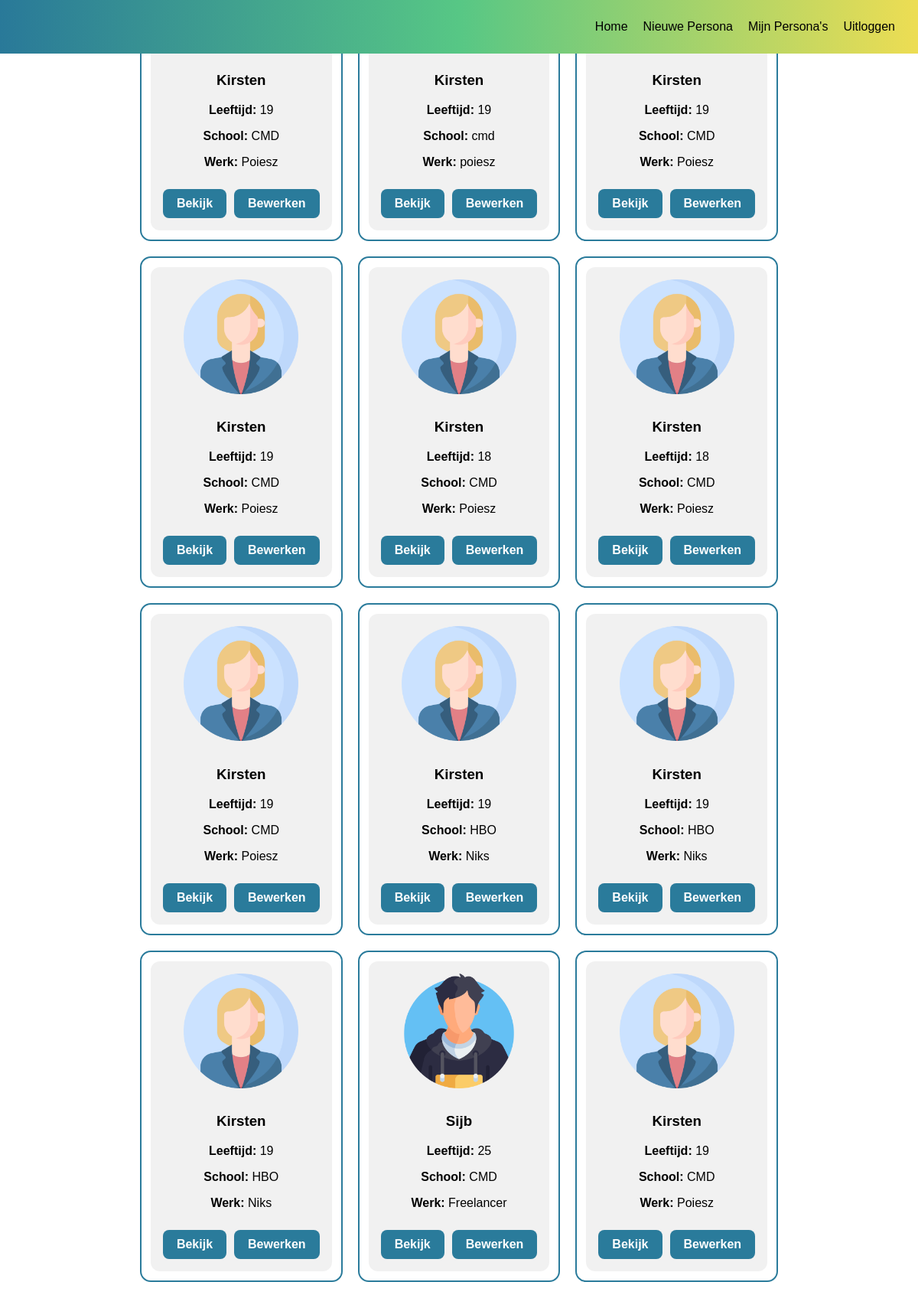
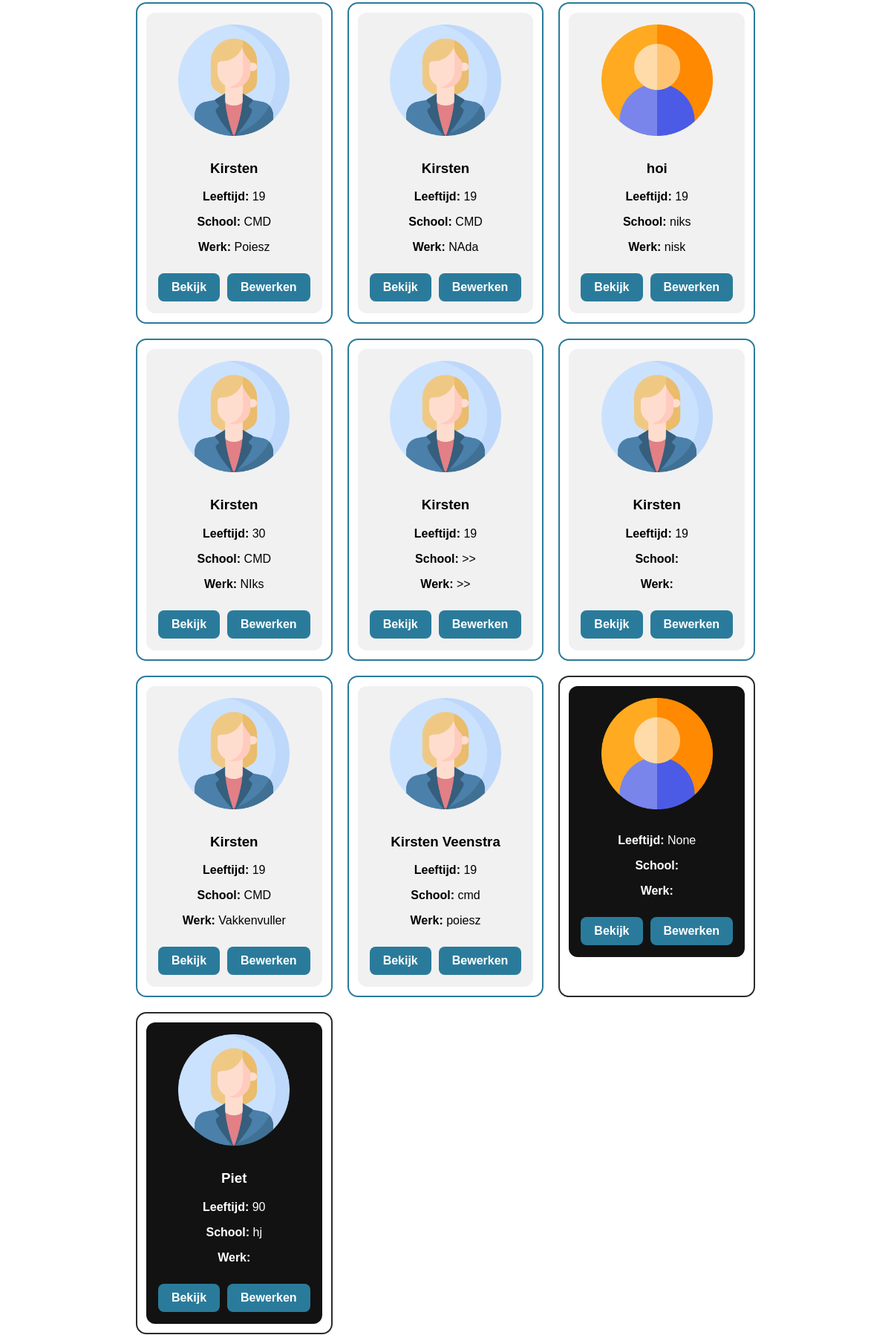
Screenshot of /personas (signed in, upper part) with the database file from the repository (2 pictures, top to bottom).
### models.py (models this page shows, shortened)
class Persona(db.Model):
    id = db.Column(db.Integer, primary_key=True)
    naam = db.Column(db.String(100))
    geslacht = db.Column(db.String(20))
    leeftijd = db.Column(db.Integer)
    school = db.Column(db.Text)
    werk = db.Column(db.Text)
    doelen = db.Column(db.Text)
    frustraties = db.Column(db.Text)
    extravert = db.Column(db.Integer)
    creatief = db.Column(db.Integer)
    intuitief = db.Column(db.Integer)
    stress = db.Column(db.Integer)
    user_id = db.Column(db.Integer, db.ForeignKey('user.id'))
    stijl = db.Column(db.String(20), default="default")

### app.py (the view)
@app.route('/personas')
def personas():
    if 'user_id' not in session:
        return redirect('/login')
    personas = Persona.query.filter_by(user_id=session['user_id']).all()
    return render_template('personas.html', personas=personas)

### templates/personas.html (shortened to what this page needs)
{% extends "base.html" %}
{% block extra_css %}
<link rel="stylesheet" href="{{ url_for('static', filename='result.css') }}">
{% endblock %}
{% block content %}
{% if personas %}
<div class="persona-overzicht">
    {% for p in personas %}
    <div class="persona-kaart {{ p.stijl or 'default' }}">
        <div class="persona-kaart-inner">
            <div class="afbeelding">
                <img src="{{ url_for('static', filename=(
                    'man.png' if (p.geslacht or '').lower() == 'man' else
                    'vrouw.png' if (p.geslacht or '').lower() == 'vrouw' else
                    'user.png'
                )) }}" alt="Persona">
            </div>
            <h3>{{ p.naam }}</h3>
            <p><strong>Leeftijd:</strong> {{ p.leeftijd }}</p>
            <p><strong>School:</strong> {{ p.school }}</p>
            <p><strong>Werk:</strong> {{ p.werk }}</p>
            <div class="actie-knoppen">
                <a href="{{ url_for('view_persona', persona_id=p.id) }}" class="button">
                    Bekijk
                </a>
                <a href="{{ url_for('edit_persona', persona_id=p.id) }}" class="button">
                    Bewerken
                </a>
            </div>
        </div>
    </div>
    {% endfor %}
</div>
{% else %}
<p>Er zijn nog geen persona’s opgeslagen.</p>
{% endif %}
{% endblock %}

### templates/base.html (shortened to what this page needs)
<!DOCTYPE html>
<html lang="nl">
<head>
    <link rel="stylesheet" href="{{ url_for('static', filename='style.css') }}">
    {% block extra_css %}{% endblock %}
</head>
<body class="{% block body_class %}default{% endblock %}">
    <nav>
        <ul>
            <li><a href="{{ url_for('index') }}">Home</a></li>
            {% if 'user_id' in session %}
            <li><a href="{{ url_for('stap1') }}">Nieuwe Persona</a></li>
            <li><a href="{{ url_for('personas') }}">Mijn Persona's</a></li>
            <li><a href="{{ url_for('logout') }}">Uitloggen</a></li>
            {% else %}
            <li><a href="{{ url_for('login') }}">Inloggen</a></li>
            <li><a href="{{ url_for('register') }}">Register</a></li>
            {% endif %}
        </ul>
    </nav>
    <div class="content">
        {% block content %}{% endblock %}
    </div>
</body>
</html>

### static/style.css (style rules this page uses)
* { box-sizing: border-box; font-family: Arial, Helvetica, sans-serif; }
body { margin: 0; height: 100vh; display: flex; align-items: center; justify-content: center; }
nav { position: fixed; top: 0; left: 0; width: 100%; background: #297999; background: linear-gradient(90deg, rgba(41, 121, 153, 1) 0%, rgba(87, 199, 133, 1) 50%, rgba(237, 221, 83, 1) 100%); }
nav ul { display: flex; justify-content: end; list-style: none; padding: 10px; }
nav li { margin-right: 20px; }
nav a { color: black; text-decoration: none; }
.button { margin-top: 10px; padding: 10px 18px; border: none; background: #2A7B9B; color: white; font-weight: 600; border-radius: 8px; cursor: pointer; text-decoration: none; }

### static/result.css (style rules this page uses)
body { padding-top: 80px; }
body.default button, body.default .button { margin-top: 10px; padding: 10px 18px; border: none; background: #2A7B9B; color: white; border-radius: 8px; cursor: pointer; }
img { height: 150px; width: 150px; }
.persona-overzicht { display: grid; grid-template-columns: repeat(3, 1fr); gap: 20px; margin-top: 2500px; }
.persona-kaart { border-radius: 14px; padding: 12px; }
.persona-kaart-inner { padding: 16px; border-radius: 12px; text-align: center; }
.persona-kaart img { margin-bottom: 10px; }
.persona-kaart.default { border: 2px solid #2A7B9B; }
.persona-kaart.default .persona-kaart-inner { background: rgba(240, 240, 240, 0.9); }
.persona-kaart.stijl2 { border: 2px solid #2b2a2a; }
.persona-kaart.stijl2 .persona-kaart-inner { background: #121212; color: white; }
.actie-knoppen { margin-top: 15px; display: flex; justify-content: center; gap: 10px; }

### rows the page displays
Persona: geslacht (picture), naam "Kirsten", leeftijd "19", school "CMD", werk "Poiesz"
Persona: geslacht (picture), naam "Kirsten", leeftijd "19", school "cmd", werk "poiesz"
Persona: geslacht (picture), naam "Kirsten", leeftijd "19", school "CMD", werk "Poiesz"
Persona: geslacht (picture), naam "Kirsten", leeftijd "19", school "CMD", werk "Poiesz"
Persona: geslacht (picture), naam "Kirsten", leeftijd "18", school "CMD", werk "Poiesz"
Persona: geslacht (picture), naam "Kirsten", leeftijd "18", school "CMD", werk "Poiesz"
Persona: geslacht (picture), naam "Kirsten", leeftijd "19", school "CMD", werk "Poiesz"
Persona: geslacht (picture), naam "Kirsten", leeftijd "19", school "HBO", werk "Niks"
Persona: geslacht (picture), naam "Kirsten", leeftijd "19", school "HBO", werk "Niks"
Persona: geslacht (picture), naam "Kirsten", leeftijd "19", school "HBO", werk "Niks"
Persona: shows a picture, naam "Sijb", leeftijd "25", school "CMD", werk "Freelancer"
Persona: geslacht (picture), naam "Kirsten", leeftijd "19", school "CMD", werk "Poiesz"
Persona: geslacht (picture), naam "Kirsten", leeftijd "19", school "CMD", werk "Poiesz"
Persona: geslacht (picture), naam "Kirsten", leeftijd "19", school "CMD", werk "NAda"
Persona: naam "hoi", leeftijd "19", school "niks", werk "nisk"
Persona: geslacht (picture), naam "Kirsten", leeftijd "30", school "CMD", werk "NIks"
Persona: geslacht (picture), naam "Kirsten", leeftijd "19", school ">>", werk ">>"
Persona: geslacht (picture), naam "Kirsten", leeftijd "19"
Persona: geslacht (picture), naam "Kirsten", leeftijd "19", school "CMD", werk "Vakkenvuller"
Persona: geslacht (picture), naam "Kirsten Veenstra", leeftijd "19", school "cmd", werk "poiesz"
Persona: leeftijd "None"
Persona: geslacht (picture), naam "Piet", leeftijd "90", school "hj"
